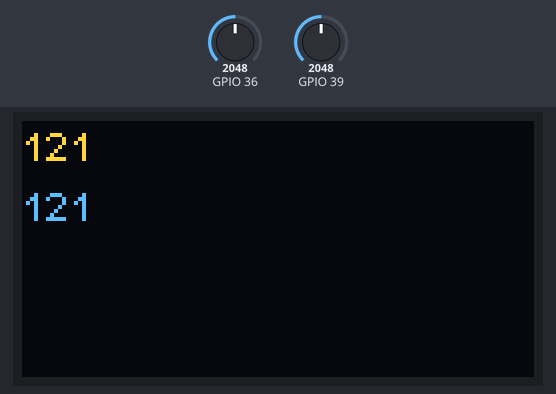
This sketch was run on a simulated ESP32. Shown: 128×64 one-colour display. The inputs (shaded band) are chosen by the test bench; at power-on: GPIO 36 = 2048, GPIO 39 = 2048. The OLED is the two-colour kind (top 16 rows yellow).

Above: at 1.1 s.
At 103.5 s:
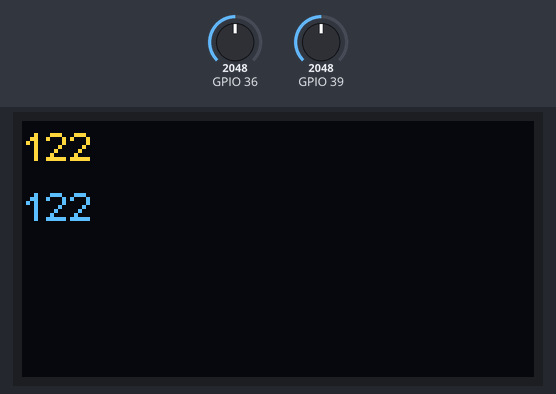

Measured:
- what the display in image 0 shows lasts 22.3 s, from 1.0 s to 23.3 s
- what the display in image 1 shows lasts 1.0 s, from 103.5 s to 104.5 s

The sketch:

ESP32ADCCount.ino
```cpp
#include <Wire.h>
//SSD1306 library
#include "SH1106Wire.h"

//----------------------------------------------------------------------------------------------------------------------------------------------
/*set*/
//set OLED
SH1106Wire display(0x3C, 21, 22);// D2 SDA, D1 SCL
#define DELAYTIME 4000// 4組ADC 2000  2組DC 4000
/*
float IrmsVrms() {
  uint32_t RMSPage = millis();
    float Iresult = 0.00;
    float ImaxValue = 0.50;// I max value
    float IminValue = 4.50;// I min value
    float Vresult = 0.00;
    float VmaxValue = 1.00;// V max value
    float VminValue = 3.30;// V min value
    uint32_t start_time = millis();
      while((millis()-start_time) < 1000) {// 電壓量測1秒
        float readVValue = (ads.readADC_SingleEnded(0) * 0.1875 /1000);// 電壓
        float readIValue = (ads.readADC_SingleEnded(1) * 0.1875 /1000);// 電流
        //Serial.println(Wire.requestFrom(0x8000, 15));
        if (readVValue > VmaxValue) { // 電壓n電流大小值判斷
          VmaxValue = readVValue;// record the maximum sensor value
            }else if (readVValue < VminValue) {
              VminValue = readVValue;// record the maximum sensor value
            }
        if (readIValue > ImaxValue) { // 電流判斷
          ImaxValue = readIValue;// record the maximum sensor value
            }else if (readIValue < IminValue) {
              IminValue = readIValue;// record the maximum sensor value
            }
      }
      Vresult = (VmaxValue - VminValue);
      Iresult = (ImaxValue - IminValue);
      //Serial.println(Vresult);
      float Vrms = ((Vresult / 2) * 0.707 * 172);
      float Irms = ((Iresult/2) * 0.707 * 1000 / 66);
      return Vresult;
  }
*/

void setup() {
  display.init();
  display.flipScreenVertically();
  display.setFont(ArialMT_Plain_10);//24 16 10
  display.setTextAlignment(TEXT_ALIGN_LEFT);
}

void loop() {
  int Acount = 0;
  int Bcount = 0;
  //int Ccount = 0;
  //int Dcount = 0;
      uint32_t start_time = millis();
      while((millis() - start_time) < 1000) {// 電壓量測1秒
      delayMicroseconds(DELAYTIME);
      float aValue = analogRead(36);
      Acount++;
      delayMicroseconds(DELAYTIME);
      float bValue = analogRead(39);
      Bcount++;
      /*delayMicroseconds(DELAYTIME);
      float cValue = analogRead(34);
      Ccount++;*/
      /*delayMicroseconds(DELAYTIME);
      float dValue = analogRead(32);
      Dcount++;*/
      }
  String SAcount = String(Acount);
  String SBcount = String(Bcount);
  //String SCcount = String(Ccount);
  //String SDcount = String(Dcount);

  display.clear(); // clearing the display
  display.drawString(0, 0, SAcount);
  display.drawString(0, 15, SBcount);
  //display.drawString(0, 30, SCcount);
  //display.drawString(0, 45, SDcount);
  display.display();
  display.clear(); // clearing the display
}
```
